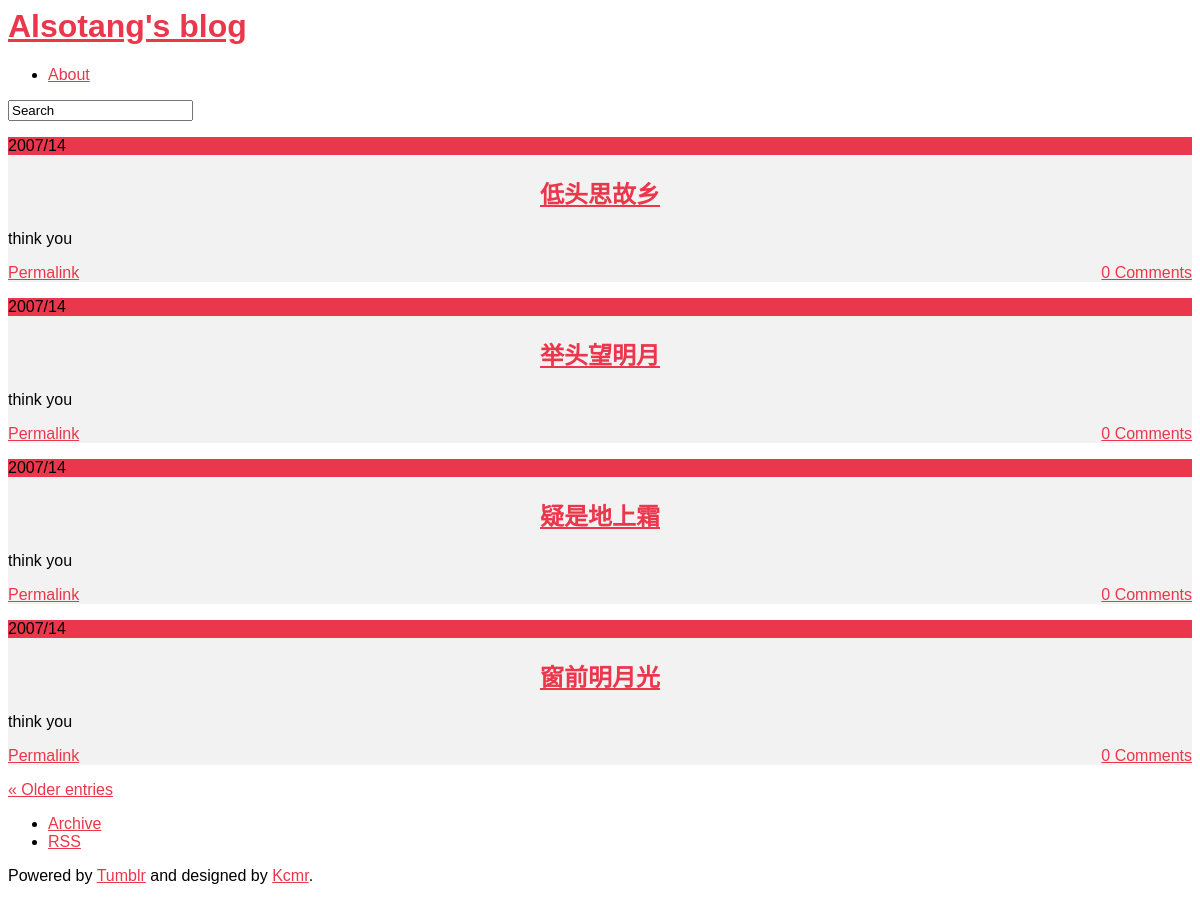
The page /bl on the database its author committed.
### zhyblog/models.py (models this page shows, shortened)
class Blog(models.Model):
	title = models.CharField(max_length=140)
	content = models.TextField()
	create_date = models.DateTimeField(auto_now_add = True)

### zhyblog/views.py (the view)
# urls.py: url(r'^bl$', 'zhyblog.views.bl'),
def bl(request):
	blogs = Blog.objects.filter().order_by('-id')
	d = {'blogs':blogs}
	return render_to_response('bl.html', d, context_instance=RequestContext(request))

### zhyblog/templates/bl.html (shortened to what this page needs)
<html style="position: relative; -webkit-transition: right 0.25s ease-in-out; right: 0px;"><head>
	<link rel="stylesheet" href="http://static.tumblr.com/26l8vc7/X7wmf3p9v/style.css">
<link rel="stylesheet" type="text/css" href="http://assets.tumblr.com/fonts/gibson/stylesheet.css?v=3">
</head>
<body>
	<div id="wrapper">
		<div id="header" role="banner">
			<h1><a href="/">Alsotang's blog</a></h1>
		</div>
		<div id="navigation">
			<div class="wrapper">
				<ul class="pages links" role="navigation">
					<li><a href="/about">About</a></li>
				</ul>
				<form id="search" role="search" action="/search" method="get">
					<input type="text" name="q" class="search" value="Search" onfocus="if(this.value == this.defaultValue) this.value = ''" onblur="if(!this.value) this.value = this.defaultValue">
				</form>
			</div>
		</div>
		<div id="content" role="main">
 					{%for b in blogs%}
					<div class="post text">
						<div class="date">
							<p><span class="day">{{b.create_date|date:'d'}}</span>{{b.create_date|date:'m/y'}}</p>
						</div>
						<div class="content">
							<h2 class="link"><a href="http://fxck.it/post/85240729379">{{b.title}}</a></h2>
							{{b.content|safe}}
						</div>
						<div class="info">
							<p><a href="http://fxck.it/post/85240729379">Permalink</a>  <span style="float: right;"><a class="dsq-comment-count" href="http://fxck.it/post/85240729379#disqus_thread">0 Comments</a></span></p>
						</div>
					</div>
					{%endfor%}
			<div id="pagination" role="navigation">
				<p>
					<a href="/page/2" class="older">« Older entries</a>
				</p>
			</div>
		</div>
	</div>
	<div id="footer">
		<div class="wrapper">
			<ul class="links" role="navigation">
				<li><a href="/archive">Archive</a></li>
				<li><a href="http://fxck.it/rss">RSS</a></li>
			</ul>
			<p class="info-theme" role="contentinfo">Powered by <a href="http://www.tumblr.com">Tumblr</a> and designed by <a href="http://kcmr.tumblr.com">Kcmr</a>.</p>
		</div>
	</div>
                <iframe id="tumblr_controls" class="tumblr_controls sticky visible" width="226" height="36" frameborder="0" scrolling="no" src="http://assets.tumblr.com/assets/html/iframe/o.html?_v=bec9ddacd9a89427e21f8fa9ca2f53f5#src=http%3A%2F%2Ffxck.it%2F&amp;lang=en_US&amp;name=alsotang&amp;avatar=http%3A%2F%2F38.media.tumblr.com%2Favatar_32ecc5e142f3_64.png&amp;title=Alsotang%26%23039%3Bs+blog&amp;url=http%3A%2F%2Ffxck.it%2F&amp;page_slide=slide">
</body></html>

### zhyblog/templates/bl.html (style rules this page uses)
.post, .cover { background: #F2F2F2; }
a { color: #EB374B; }
.date p, .shadow { background: #EB374B; }
html,body,div,dl,dt,dd,ul,ol,li,h1,h2,h3,h4,h5,h6,pre,form,fieldset,input,textarea,p,blockquote,th,td { font-family: Microsoft YaHei,微软雅黑, Arial, Helvetica, sans-serif; }
.post .content h2 { text-align: center; }
.tumblr_controls { position: absolute; top: 0px; right: 0px; display: block; opacity: 1; width: 1px; height: 1px; z-index: 2147483647; visibility: hidden; pointer-events: none; }
.tumblr_controls.visible { visibility: visible; pointer-events: all; }
.tumblr_controls.sticky { position: fixed; }
#tumblr_controls { width: 226px; height: 36px; }

### rows shown on the page
Blog: create_date "20", create_date "07/14", title "低头思故乡", content "think you"
Blog: create_date "20", create_date "07/14", title "举头望明月", content "think you"
Blog: create_date "20", create_date "07/14", title "疑是地上霜", content "think you"
Blog: create_date "20", create_date "07/14", title "窗前明月光", content "think you"
